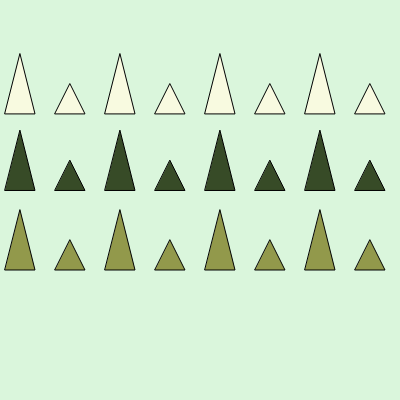
Frame 1 (no input)
Frame 60 (no input): identical to frame 1, image omitted
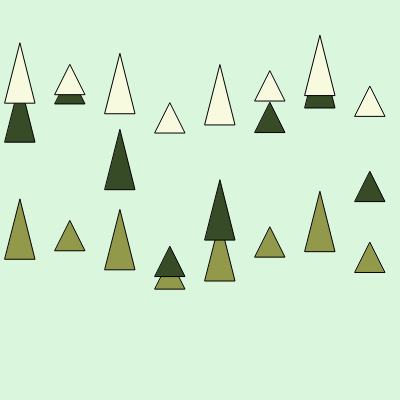
Frame 120 (the mouse pressed at the canvas centre since frame 60)

The p5.js sketch that drew these frames (run headless with seeded random() and noise() and a simulated clock; from frame 60 on, the mouse is pressed at the canvas centre):

// p5.js sketch
// ── sketch.js
let wave = false;
let obColor;

function setup() {
  createCanvas(400, 400);
}

function draw() {
  background('#DAF6DC');
 let obColor = ('#CDDC39');

  for (let i = 0; i < width; i += 50) {
    

    let triHeight = (i % 100 == 0) ? 60 : 30;

    let baseY = height / 2;

    if (wave) {
      let wavee = sin(frameCount * 0.1 + i * 0.1) * 20; // amplitude of 20
      baseY += wavee;
    }
       
    let baseZ = height / 2.1;
    
     if (wave) {
      let wavee = sin(frameCount * 0.1 + i * 0.1) * 90; // amplitude of 20
      baseZ += wavee;
    }

    let baseX = height / 2.3;
    
     if (wave) {
      let wavee = sin(frameCount * 0.1 + i * 0.1) * 20; // amplitude of 20
      baseX += wavee;
    }
    
    fill('#92994B');
    triangle( i + 5, baseY+70, i + 35, baseY+70, i + 20, baseY + 70 - triHeight);
    
      fill('#374B27');
    triangle( i + 5, baseZ, i + 35, baseZ, i + 20, baseZ - triHeight);
      fill('#F8FAE0');
    triangle( i + 5, baseX - 60, i + 35, baseX - 60, i + 20, baseX - 60 - triHeight);
    
  }
}


function mousePressed() {
  obColor = ('#673AB7');
  wave = true;
}

function keyPressed() {
  obColor = ('#673AB7');
  wave = false;
}
